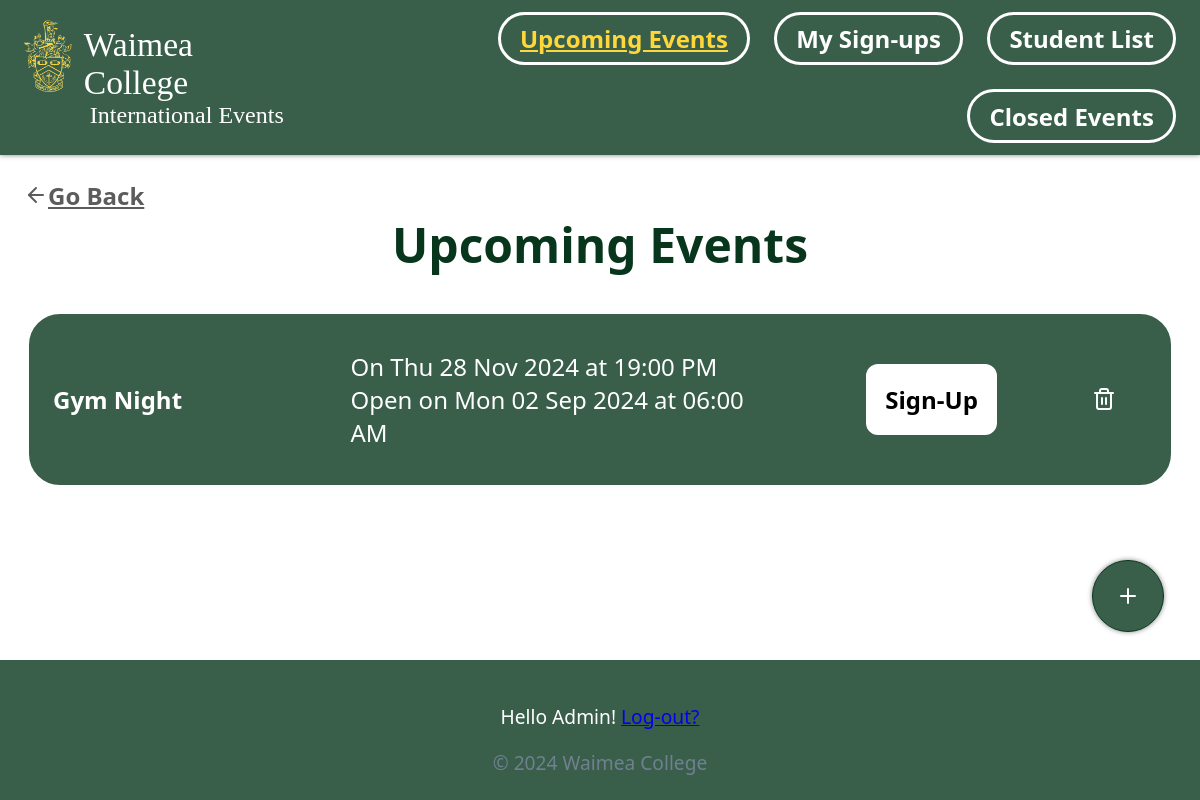
Screenshot of /site/upcoming-events.php (signed in) with the database file from the repository.
### tables this page shows
CREATE TABLE `events` (
  `id` int NOT NULL AUTO_INCREMENT,
  `name` varchar(100) NOT NULL,
  `description` varchar(5000) DEFAULT NULL,
  `event_date` datetime NOT NULL,
  `open_date` datetime NOT NULL,
  `close_date` datetime NOT NULL,
  `end_date` datetime NOT NULL,
  `picture_type` varchar(50) DEFAULT NULL,
  `picture_data` longblob,
  PRIMARY KEY (`id`)
);

### site/upcoming-events.php (the view, shortened to what this page needs)
<?php
include 'partials/top.php';
echo '<a href="index.php" role="button">
    <i data-feather="arrow-left"></i>
    Go Back
    </a>';
echo '<h1 class="centerize-title">Upcoming Events</h1>';
$db = connectToDB();
$query = 'SELECT * FROM events ORDER BY name ASC';
try{
    $stmt = $db->prepare($query);
    $stmt->execute();
    $events = $stmt->fetchALL();
}
catch (PDOException $e) {
    consoleLog($e->getMessage(), 'DB List Fetch', ERROR);
    die('There was an error getting data from the database');
}
$now = strtotime("now");
echo '<ul id="upcomingEvents">';
foreach ($events as $event) {
    $eventOpenDate = strtotime($event['open_date']);
    $eventCloseDate = strtotime($event['close_date']);
    if($now <= $eventCloseDate){
        if($eventOpenDate <= $now or $adminPortal == true){
            echo '<li class="page-list">';
            echo '<div class="upcomingEvent-list">';
                echo    '<a href="event-details.php?id=' . $event['id'] . '">';
                echo    '<p class="event-title">' . $event['name'] . '</p>';
                echo    '</a>';
                $eventDate = new DateTimeImmutable($event['event_date']);
                $formattedEventDate = $eventDate->format('\O\n D d M Y \a\t H:i A');
                echo '<div class="date">';
                echo '<p>' . $formattedEventDate . '</p>';
                if($adminPortal == true){
                    $openDate = new DateTimeImmutable($event['open_date']);
                    $formattedOpenDate = $openDate->format('\O\p\e\n \o\n D d M Y \a\t H:i A');
                    echo '<p>' . $formattedOpenDate . '</p>';
                }
                echo '</div>';
                echo        '<a href="signUp-form.php?id=' . $event['id'] . '" class="signUp-button">';
                echo            'Sign-Up';
                echo        '</a>';
                    if($adminPortal == true){
                        echo '<a href ="delete-eventConfirm.php?id=' . $event['id'] . '">
                                <i data-feather="trash-2"></i>
                                </a>';
                        }
            echo '</div>';
            echo '</li>';
        }
    }
}
echo '</ul>';
if($adminPortal == true){
echo '<div id="add-button">
        <a href ="addE-form.php">
            <i data-feather="plus"></i>
        </a>
      </div>';
}
include 'partials/bottom.php'; ?>

### site/css/styles.css (style rules this page uses)
* { box-sizing: border-box; }
html { font-family: system-ui, -apple-system, BlinkMacSystemFont, 'Segoe UI', Roboto, Oxygen, Ubuntu, Cantarell, 'Open Sans', 'Helvetica Neue', sans-serif; font-size: 24px; }
body { background-color: white; color: black; margin: 0; min-height: 100vh; display: flex; flex-direction: column; }
:root { --main-light-green: #395E4A; --cream: #F6F4EC; --main-yellow: #FFD738; --title-geeen: #08361D; }
.centerize-title { text-align: center; margin-top: 0; color: var(--title-geeen); }
a[role=button] { display: flex; align-items: center; font-size: inherit; font-weight: 600; text-decoration: underline; color: rgb(92, 92, 92); cursor: pointer; }
a.signUp-button { border: white solid 0.8rem; background-color: white; color: black; font-weight: 600; border-radius: 0.5rem; margin: auto; }
#add-button { position: fixed; width: 3rem; right: 1.5rem; bottom: 1.5rem; }
@media screen and (min-width: 55rem) { #add-button { position: fixed; width: 3rem; right: 1.5rem; bottom: 7rem; } }
#add-button a { display: flex; justify-content: center; align-items: center; text-decoration: none; color: white; height: 3rem; width: 3rem; border: 1px solid var(--title-geeen); background-color: var(--main-light-green); border-radius: 3rem; box-shadow: 0px 0px 5px 0px rgba(0, 0, 0, 0.5); }
.event-title { font-weight: 600; }
li span, li a { display: inline-flex; }
li a { text-decoration: none; color: white; display: inline-flex; }
li.page-list { padding: 0.5rem 1rem; border: solid 5px rgb(255, 255, 255); background-color: var(--main-light-green); border-radius: 1.5rem; margin: 1rem auto; width: 100%; max-width: 50rem; color: white; }
#upcomingEvents { padding: 0; }
#upcomingEvents a { width: max-content; }
.upcomingEvent-list { width: 100%; display: grid; gap: 1rem; grid-template-columns: 100%; align-items: center; }
@media screen and (min-width: 40rem) { .upcomingEvent-list { grid-template-columns: 30% 70%; } }
@media screen and (min-width: 60rem) { .upcomingEvent-list { grid-template-columns: 25% auto 25% 5%; } }
.date p:first-child { margin-bottom: 0rem; }
.date p:last-child { margin-top: 0rem; }

### rows the page displays
events: name "Gym Night", event_date "On Thu 28 Nov 2024 at 19:00 PM", open_date "Open on Mon 02 Sep 2024 at 06:00 AM"

### other values shown
SITE_NAME "Waimea College"
